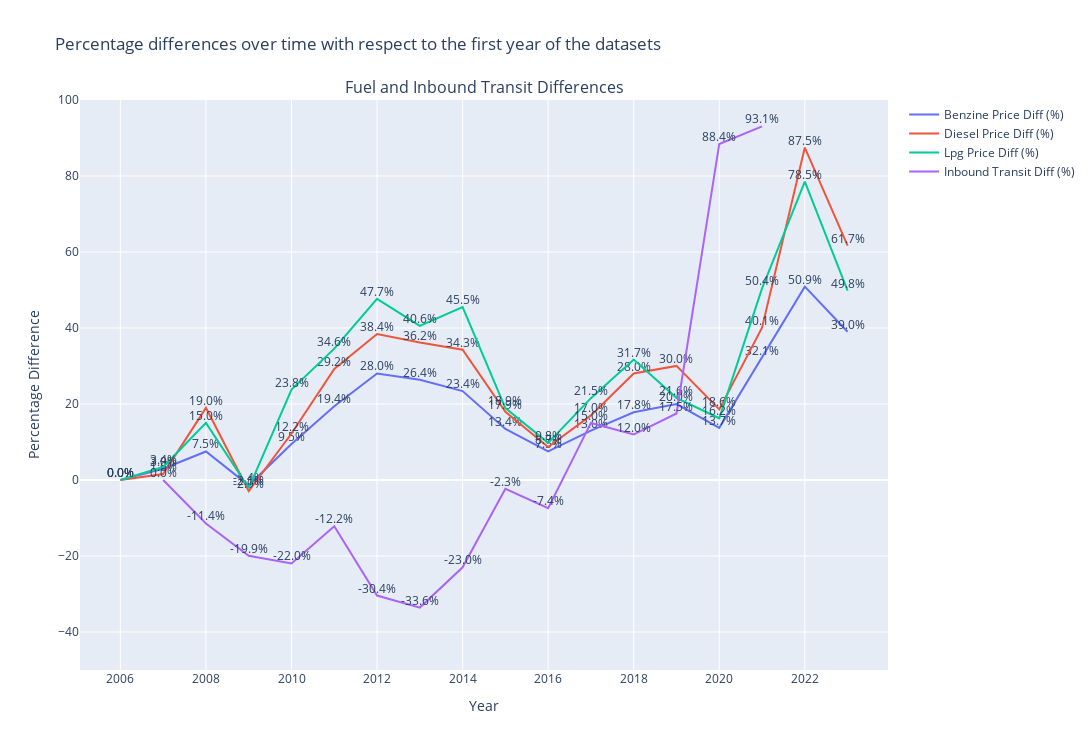

This figure's notebook cell:
### Code cell
### QUESTION 2a
import plotly.express as px
import plotly.graph_objects as go
from plotly.subplots import make_subplots

## First dataset
#Percentage (%) differences between fuel prices with respect to the first year in the dataset (2006)
fuel_data['Benzine Price Diff (%)'] = ((fuel_data['Benzine'] - fuel_data['Benzine'].iloc[0]) / fuel_data['Benzine'].iloc[0]) * 100
fuel_data['Diesel Price Diff (%)'] = ((fuel_data['Diesel'] - fuel_data['Diesel'].iloc[0]) / fuel_data['Diesel'].iloc[0]) * 100
fuel_data['Lpg Price Diff (%)'] = ((fuel_data['Lpg'] - fuel_data['Lpg'].iloc[0]) / fuel_data['Lpg'].iloc[0]) * 100

## Second dataset
#filtering the data so only the value "Inkomende doorvoer; totaal" is given
transport_data_filtered = transport_data[(transport_data['Goederenstromen'] == 'Inkomende doorvoer; totaal')]

#Percentage (%) differences between "Inkomende doorvoer; totaal" with respect to the first year in the dataset (2007)
transport_data_filtered['Inbound Transit Diff (%)'] = ((transport_data_filtered['1000 kg'] - transport_data_filtered['1000 kg'].iloc[0]) / transport_data_filtered['1000 kg'].iloc[0]) * 100

## Creating the plot
# Subplot for shared x-axis 
Figure = make_subplots(rows = 1, cols = 1, shared_xaxes = True,
                    subplot_titles = ['Fuel and Inbound Transit Differences'])

# Add annotations for first dataset, with three different columns
for i in ['Benzine Price Diff (%)', 'Diesel Price Diff (%)', 'Lpg Price Diff (%)']:
    Figure.add_trace(go.Scatter(x = fuel_data['Perioden'], 
                                y = fuel_data[i], 
                                mode = 'lines+text', 
                                name = i,
                                text = fuel_data[i].round(1).astype(str) + '%',
                                textposition = "top center"))

# Add annontations for second dataset
Figure.add_trace(go.Scatter(x = transport_data_filtered['Perioden'], 
                            y = transport_data_filtered['Inbound Transit Diff (%)'], 
                            mode = 'lines+text', 
                            name = 'Inbound Transit Diff (%)',
                            text = transport_data_filtered['Inbound Transit Diff (%)'].round(1).astype(str) + '%',
                            textposition = "top center"))

# Update the layout of the figure + add title + set height and width for the figure
Figure.update_layout(title_text = 'Percentage differences over time with respect to the first year of the datasets',
                        xaxis_title = 'Year',
                        yaxis_title = 'Percentage Difference',
                        yaxis_range = [-50, 100],
                        height = 750,
                        width = 1500)

Figure.show()

### Figure 1 — Plotly figure (JSON) as saved in the notebook; plotly's stock layout.template omitted (floating-point values rounded to 4 significant figures)
{"data": [{"mode": "lines+text", "name": "Benzine Price Diff (%)", "text": ["0.0%", "3.0%", "7.5%", "-1.4%", "9.5%", "19.4%", "28.0%", "26.4%", "23.4%", "13.4%", "7.5%", "13.0%", "17.8%", "20.0%", "13.7%", "32.1%", "50.9%", "39.0%"], "textposition": "top center", "type": "scatter", "x": [2006, 2007, 2008, 2009, 2010, 2011, 2012, 2013, 2014, 2015, 2016, 2017, 2018, 2019, 2020, 2021, 2022, 2023], "y": [0, 2.978, 7.511, -1.401, 9.462, 19.41, 28.04, 26.39, 23.4, 13.44, 7.549, 13.0, 17.82, 19.97, 13.72, 32.15, 50.88, 39.02]}, {"mode": "lines+text", "name": "Diesel Price Diff (%)", "text": ["0.0%", "1.6%", "19.0%", "-2.9%", "12.2%", "29.2%", "38.4%", "36.2%", "34.3%", "17.9%", "8.7%", "17.0%", "28.0%", "30.0%", "18.6%", "40.1%", "87.5%", "61.7%"], "textposition": "top center", "type": "scatter", "x": [2006, 2007, 2008, 2009, 2010, 2011, 2012, 2013, 2014, 2015, 2016, 2017, 2018, 2019, 2020, 2021, 2022, 2023], "y": [0, 1.583, 18.99, -2.903, 12.23, 29.22, 38.41, 36.18, 34.3, 17.92, 8.699, 17.0, 28.02, 30.03, 18.58, 40.07, 87.49, 61.68]}, {"mode": "lines+text", "name": "Lpg Price Diff (%)", "text": ["0.0%", "3.4%", "15.0%", "-2.1%", "23.8%", "34.6%", "47.7%", "40.6%", "45.5%", "18.9%", "9.8%", "21.5%", "31.7%", "21.6%", "16.2%", "50.4%", "78.5%", "49.8%"], "textposition": "top center", "type": "scatter", "x": [2006, 2007, 2008, 2009, 2010, 2011, 2012, 2013, 2014, 2015, 2016, 2017, 2018, 2019, 2020, 2021, 2022, 2023], "y": [0, 3.418, 15.05, -2.113, 23.78, 34.56, 47.67, 40.58, 45.52, 18.92, 9.764, 21.54, 31.69, 21.61, 16.25, 50.42, 78.54, 49.84]}, {"mode": "lines+text", "name": "Inbound Transit Diff (%)", "text": ["0.0%", "-11.4%", "-19.9%", "-22.0%", "-12.2%", "-30.4%", "-33.6%", "-23.0%", "-2.3%", "-7.4%", "15.0%", "12.0%", "17.5%", "88.4%", "93.1%"], "textposition": "top center", "type": "scatter", "x": [2007, 2008, 2009, 2010, 2011, 2012, 2013, 2014, 2015, 2016, 2017, 2018, 2019, 2020, 2021], "y": [0, -11.43, -19.94, -21.97, -12.17, -30.41, -33.58, -22.97, -2.313, -7.398, 15.02, 11.96, 17.5, 88.43, 93.07]}], "layout": {"annotations": [{"font": {"size": 16}, "showarrow": false, "text": "Fuel and Inbound Transit Differences", "x": 0.5, "xanchor": "center", "xref": "paper", "y": 1, "yanchor": "bottom", "yref": "paper"}], "height": 750, "title": {"text": "Percentage differences over time with respect to the first year of the datasets"}, "width": 1500, "xaxis": {"anchor": "y", "domain": [0, 1], "title": {"text": "Year"}}, "yaxis": {"anchor": "x", "domain": [0, 1], "range": [-50, 100], "title": {"text": "Percentage Difference"}}}}
